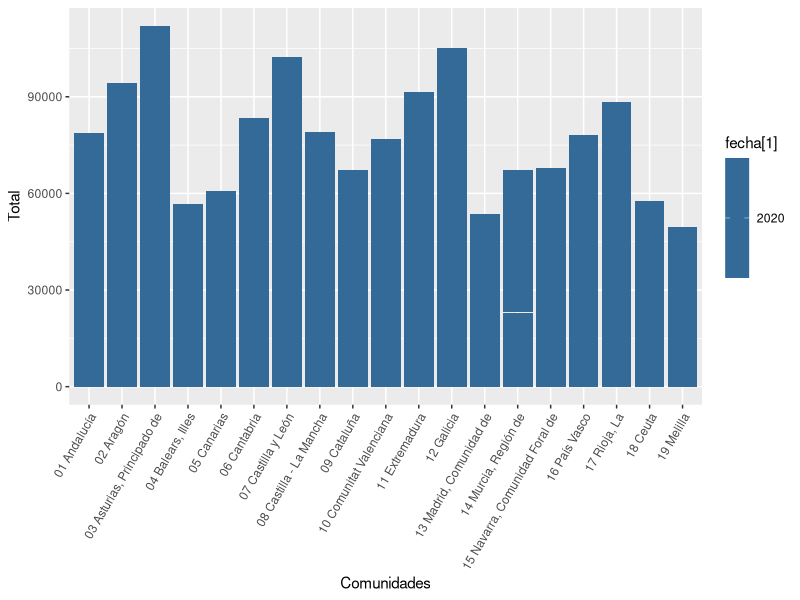
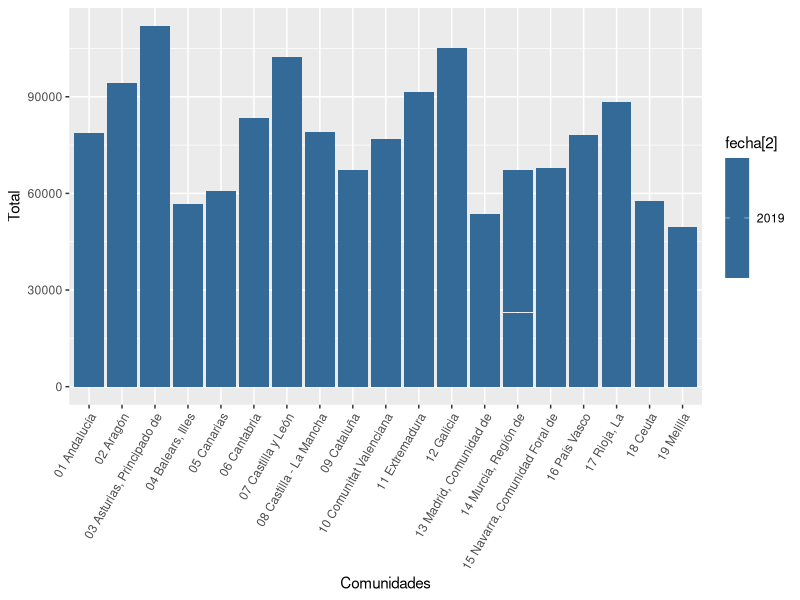
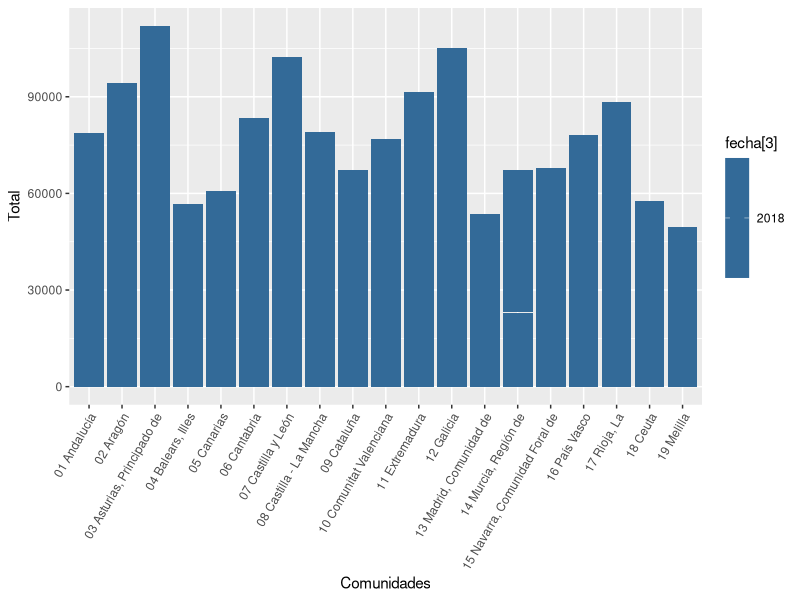
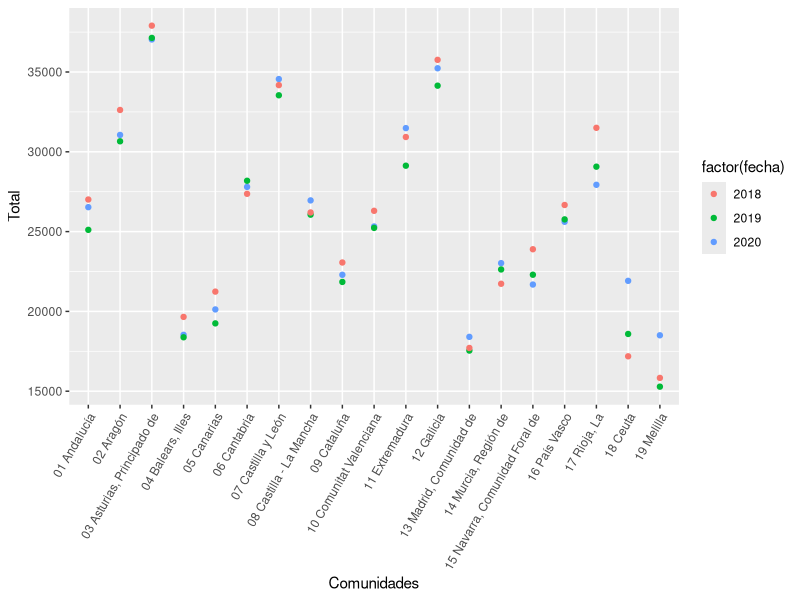
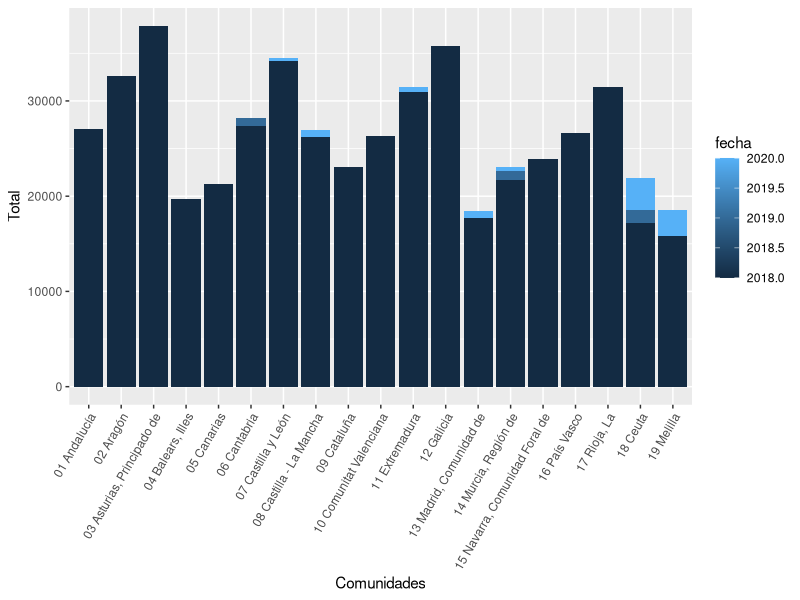
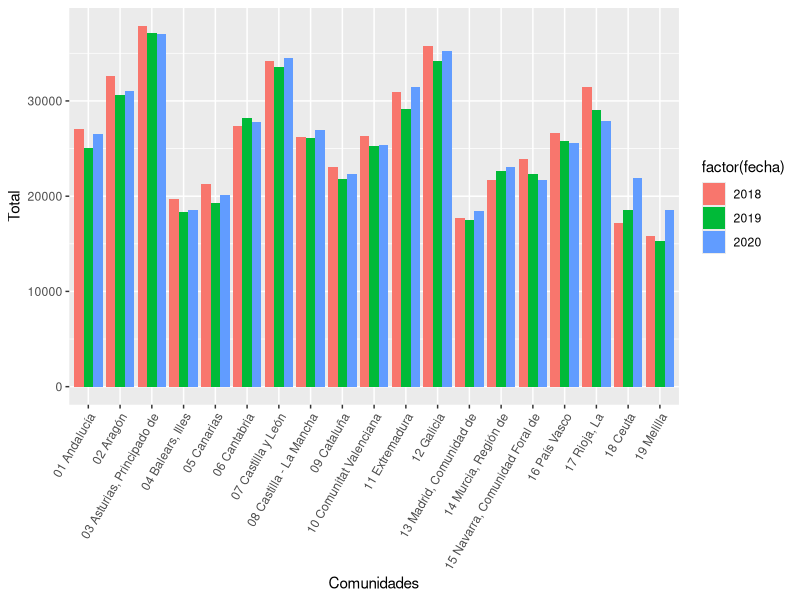

Reproduce these figures in R, in order.
library(readr)
enf_cardio2_0 <- read_delim("INPUT.DATA/enf_cardio2.0.csv", 
                            delim = ";", escape_double = FALSE, trim_ws = TRUE)

#Los datos de la tabla vienen en tantos por 100.000

str(enf_cardio2_0)

library(dplyr)
datos <- select(enf_cardio2_0, 'Causa de defunción', 'Comunidades y Ciudades Autónomas', 'Periodo', 'Total')

colnames(datos) <- c ('Causa_Defuncion' , 'Comunidades' , 'fecha' , 'Total')
str(datos)


library(tidyverse)

#grafica 2020
ggplot(datos, aes(x = Comunidades, y = Total, fill = fecha[1])) +
  geom_bar(stat = 'identity') +
  theme(axis.text.x = element_text(angle = 60, vjust = 1, hjust = 1))

#gráfica 2019
ggplot(datos, aes(x = Comunidades, y = Total, fill = fecha[2])) +
  geom_bar(stat = 'identity') +
  theme(axis.text.x = element_text(angle = 60, vjust = 1, hjust = 1))

#gráfica 2018
ggplot(datos, aes(x = Comunidades, y = Total, fill = fecha[3])) +
  geom_bar(stat = 'identity') +
  theme(axis.text.x = element_text(angle = 60, vjust = 1, hjust = 1))

#grafica dispersión todos los datos
final <-  ggplot(datos, aes(x = Comunidades , y = Total)) +
  geom_point(aes (colour = factor(fecha))) +
  geom_smooth() +
  theme(axis.text.x = element_text(angle = 60, vjust = 1, hjust = 1)) 

final

ggplot(datos, aes(x = Comunidades, y = Total, fill = fecha)) +
  geom_bar(stat = 'identity', position='dodge') +
  theme(axis.text.x = element_text(angle = 60, vjust = 1, hjust = 1))

#gráfica para el documento html 
  
gr_barras <- ggplot(datos, aes( x= Comunidades, y = Total))+
  geom_bar(aes(fill=factor(fecha)), stat = 'identity', position = 'dodge')+
  theme(axis.text.x = element_text(angle = 60, vjust = 1, hjust = 1))

gr_barras
